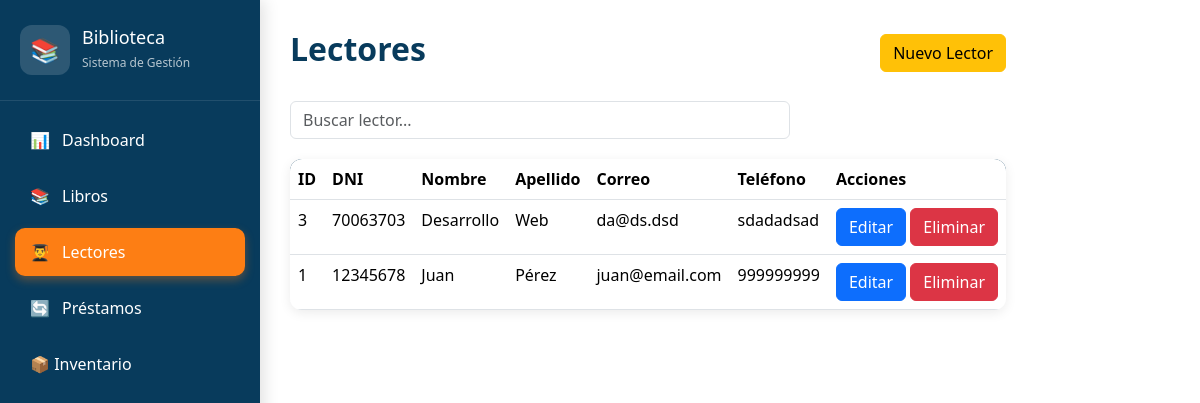
The app's page /biblioteca/public/index.php?url=lectores, older data.
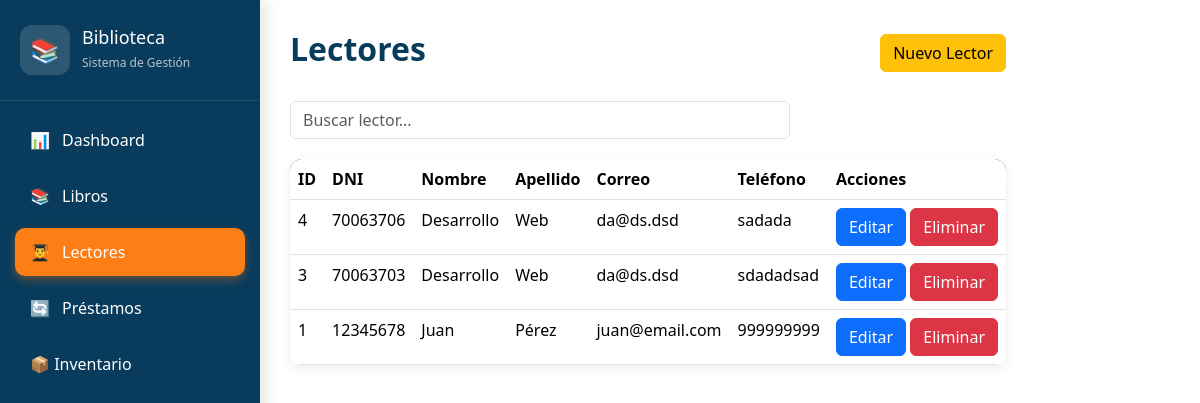
The same page, newer data.
### tables this page shows
CREATE TABLE `lectores` (
  `id` int(11) NOT NULL,
  `dni` varchar(20) DEFAULT NULL,
  `nombre` varchar(100) NOT NULL,
  `apellido` varchar(100) NOT NULL,
  `correo` varchar(150) DEFAULT NULL,
  `telefono` varchar(30) DEFAULT NULL,
  `direccion` varchar(255) DEFAULT NULL,
  `fecha_registro` timestamp NOT NULL DEFAULT current_timestamp(),
  `codigo_qr` varchar(100) DEFAULT NULL
);

### biblioteca/app/controllers/LectorController.php (called while the page is built, shortened)
<?php
require_once '../app/models/Lector.php';
class LectorController
{
    public function index()
    {
        $lector = new Lector();
        $lectores = $lector->obtenerTodos();
        require '../app/views/lectores/index.php';
    }
}

### biblioteca/config/database.php (called while the page is built)
<?php
class Database
{
    private static $host = "localhost";
    private static $dbname = "biblioteca";
    private static $user = "root";
    private static $pass = "";
    public static function connect()
    {
        try {
            $pdo = new PDO(
                "mysql:host=" . self::$host . ";dbname=" . self::$dbname . ";charset=utf8",
                self::$user,
                self::$pass
            );
            $pdo->setAttribute(PDO::ATTR_ERRMODE, PDO::ERRMODE_EXCEPTION);
            return $pdo;
        } catch (PDOException $e) {
            die("Error de conexión: " . $e->getMessage());
        }
    }
}

### biblioteca/app/models/Lector.php (called while the page is built, shortened)
<?php
require_once '../config/database.php';
class Lector
{
    private $db;
    public function __construct()
    {
        $this->db = Database::connect();
    }
    public function obtenerTodos()
    {
        $sql = "SELECT * FROM lectores ORDER BY id DESC";
        $stmt = $this->db->prepare($sql);
        $stmt->execute();
        return $stmt->fetchAll(PDO::FETCH_ASSOC);
    }
}

### biblioteca/app/views/lectores/index.php (the view)
<?php require '../app/views/layouts/header.php'; ?>
<?php require '../app/views/layouts/sidebar.php'; ?>
<div class="content crud-page lectores-page">
    <div class="page-header">
        <h1>Lectores</h1>
        <a href="?url=lectores/create" class="btn btn-warning">
            Nuevo Lector
        </a>
    </div>
<div class="search-box">
    <input
        type="text"
        id="buscar"
        class="form-control"
        placeholder="Buscar lector...">
</div>
    <table class="table">
        <thead>
            <tr>
                <th>ID</th>
                <th>DNI</th>
                <th>Nombre</th>
                <th>Apellido</th>
                <th>Correo</th>
                <th>Teléfono</th>
                <th>Acciones</th>
            </tr>
        </thead>
        <tbody>
            <?php foreach ($lectores as $lector): ?>
                <tr>
                    <td><?= $lector['id'] ?></td>
                    <td><?= $lector['dni'] ?></td>
                    <td><?= $lector['nombre'] ?></td>
                    <td><?= $lector['apellido'] ?></td>
                    <td><?= $lector['correo'] ?></td>
                    <td><?= $lector['telefono'] ?></td>
                    <td>
                        <a href="?url=lectores/edit&id=<?= $lector['id'] ?>" class="btn btn-primary">
                            Editar
                        </a>
                        <a
                            href="?url=lectores/delete&id=<?= $lector['id'] ?>"
                            onclick="return confirm('¿Eliminar este lector?')"
                            class="btn btn-danger">
                            Eliminar
                        </a>
                    </td>
                </tr>
            <?php endforeach; ?>
        </tbody>
    </table>
</div>
<?php require '../app/views/layouts/footer.php'; ?>

Row changes from the older to the newer data that the page shows:
added lectores: id "4", dni "70063706", nombre "Desarrollo", apellido "Web", correo "da@ds.dsd", telefono "sadada"
